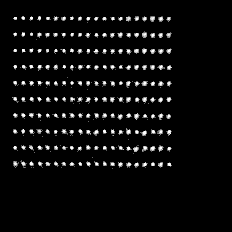
#> input picture qcos/cna/test/calib.png, 232 x 232 px
$ python -i auto_detection.py   (imports and definitions only)
#> lines starting #> are read from the running program, lines starting #| are printed output that depends on the picture
### cna/config/qcos_config_manager.py
#!/usr/bin/env python3
# -*- coding: utf-8 -*-
# ----------------------------------------------------------------------
# Copyright© 2024 China Mobile(SuZhou) Software Technology Co.,Ltd. All rights reserved.
#
# The programs cannot be copied and/or distributed without the express
# permission of China Mobile(SuZhou) Software Technology Co.,Ltd.
# Create by Kaiyu Yuan at 2024-09
# ------------------------


import ast
import configparser
from typing import List
import json
import os


class QcosConfigManager:
    """
    QCOS配置类，负责读取和管理配置信息
    """

    def __init__(self, config_path: str = "qcos_config.conf"):
        """
        初始化QCOSConfig实例

        参数:
        config_path (str): 配置文件路径，默认为"qcos_config.conf"
        """
        # 创建ConfigParser对象
        self.config = configparser.ConfigParser()
        # 配置config文件的绝对路径
        self.config_path = os.path.join(self.get_config_path(), config_path)
        # 读取配置文件
        with open(self.config_path, 'r', encoding='utf-8') as fp:
            self.config.read_file(fp)

    # [29 lines left out: functions get_log_dir, get_log_file_size, get_log_file_count, not called in this run]

    def get_config_path(self) -> str:
        """
        获取config的目录路径

        返回：
        str: config的目录路径
        """
        return os.path.dirname(os.path.abspath(__file__))

    # [1018 lines left out: functions get_original_openqasm_file_path, get_processing_openqasm_file_path, get_qubit_nums, get_shots_num, get_task_priority, get_task_type and 90 more, not called in this run]


qcos_configer = QcosConfigManager()

### cna/log/qcos_log.py
#!/usr/bin/env python3
# -*- coding: utf-8 -*-
# ----------------------------------------------------------------------
# Copyright© 2024 China Mobile(SuZhou) Software Technology Co.,Ltd.
# All rights reserved.
#
# The programs cannot be copied and/or distributed without the express
# permission of China Mobile(SuZhou) Software Technology Co.,Ltd.
# Create by Kaiyu Yuan at 2024-06
# ------------------------


import os
import re
import logging
import logging.handlers
from logging.handlers import BaseRotatingHandler
import configparser
from datetime import datetime
import inspect


class QCOSLogger(object):
    '''
    Logger 类
    '''
    # 保存单例实例
    _instance = None

    def __new__(cls, *args, **kwargs):
        # 如果实例不存在,则创建一个新实例
        if not cls._instance:
            cls._instance = super(QCOSLogger, cls).__new__(cls)
        return cls._instance

    def __init__(self, name='QCOS'):
        # 如果实例未初始化,则进行初始化
#> further down, picture is the input picture: shape (232, 232); min 0, max 255, mean 12.1
        if not hasattr(self, 'initialized'):
            self.name=name
            self.log_dir = None

            # 读取配置文件
            self.config = self._read_config()

            # 创建日志目录
            self._create_log_dir()

            # 创建日志记录器
            self.logger = logging.getLogger(name)
            self.logger.setLevel(logging.DEBUG)

            # 设置日志格式
            formatter = logging.Formatter(
                '[%(asctime)s] [%(levelname)s] %(message)s',
                '%Y-%m-%d %H:%M:%S')

            # 设置日志记录器的工厂方法,用于获取调用者的文件和行号信息
            #logging.setLogRecordFactory(self._log_record_factory)

            # 设置控制台处理器
            console_handler = logging.StreamHandler()
            console_handler.setLevel(logging.DEBUG)
            console_handler.setFormatter(formatter)
            self.logger.addHandler(console_handler)

            # 设置文件处理器
            file_handler = FileRotatingHandler(
                file_name=self._get_log_file_path(),
                max_bytes=self.config['log_file_size'],
                backup_count=self.config['log_file_count']
            )

            file_handler.setLevel(logging.INFO)
            file_handler.setFormatter(formatter)
            self.logger.addHandler(file_handler)

            # 标记实例已初始化
            self.initialized = True
            print('QCOSLogger initialized')
        else:
            print('QCOSLogger already initialized')

    # [16 lines left out: function _log_record_factory, not called in this run]

    def _read_config(self):
        """
        读取配置文件
        """

        # 获取当前文件的绝对路径，并构造配置文件的完整路径
        current_dir = os.path.dirname(os.path.abspath(__file__))
        config_path = os.path.normpath(
            os.path.join(current_dir, '../config/qcos_config.conf'))

        # 使用ConfigParser读取配置文件
        config = configparser.ConfigParser()
        with open(config_path, 'r', encoding='utf-8') as f:
            config.read_file(f)

        return {
            'log_dir': config.get('log', 'log_dir'),
            'log_file_size': config.getint('log', 'log_file_size'),
            'log_file_count': config.getint('log', 'log_file_count')
        }

    # [26 lines left out: functions _create_log_dir, _get_log_file_path, not called in this run]

    def debug(self, msg, *args, **kwargs):
        self.logger.debug(msg, *args, **kwargs)

    def info(self, msg, *args, **kwargs):
        self.logger.info(msg, *args, **kwargs)

    def warning(self, msg, *args, **kwargs):
        self.logger.warning(msg, *args, **kwargs)

    def error(self, msg, *args, **kwargs):
        self.logger.error(msg, *args, **kwargs)

    def critical(self, msg, *args, **kwargs):
        self.logger.critical(msg, *args, **kwargs)


class FileRotatingHandler(BaseRotatingHandler):
    """
    日志轮转处理器
    """

    # [111 lines left out: functions __init__, manage_log_rollover, _rename_base_filename, should_rollover, emit, not called in this run]

### cna/cna/core/emccd/functions/auto_detection.py
import json

import cv2
import numpy as np
import os
import shutil
import time
from qcos.cna.core.instrument.ni import NI
from qcos.cna.core.instrument.instrument_base import InstrumentBase
from qcos.cna.core.emccd.camera.TUCam import TUCAM_CAPTURE_MODES
from qcos.cna.core.emccd.camera.camera_dll import TucamDLL
from qcos.config.qcos_config_manager import qcos_configer
from qcos.log.qcos_log import QCOSLogger

# [1 line that did not run here, left out]


def in_interval(a, l, r):
    if (a >= l) and (a <= r):
        return True
    else:
        return False


def search_light_blocks(bin_data):
    n, m = bin_data.shape
    flag_grid = np.zeros((n, m), dtype='int')
    light_blocks = []
    for i in range(n):
        for j in range(m):
            if (not flag_grid[i, j]) and bin_data[i, j]:
                queue = [(i, j)]
                l = 0
                flag_grid[i, j] = 1
                x, y = i, j
                while l < len(queue):
                    x, y = queue[l]
                    for dx in range(-1, 2):
                        for dy in range(-1, 2):
                            if (dx, dy) != (0, 0):
                                x2 = x + dx
                                y2 = y + dy
                                if in_interval(x2, 0, n - 1) and in_interval(y2, 0, m - 1):
                                    if (not flag_grid[x2, y2]) and bin_data[x2, y2]:
                                        queue.append((x2, y2))
                                        flag_grid[x2, y2] = 1
                    l += 1

                light_blocks.append(tuple(queue))
    return light_blocks


def find_qubits(data, threshold_block=12, threshold=None):
    """
    This function is used to find ions in a given image data.

    The function applies a median blur to the image and calculates a threshold for binarization.
    Then, it searches for light blocks in the binarized image, and checks each light block.
    If a block contains more than a certain number of bright pixels, it is considered an ion and its center and radius are calculated.

    Parameters:

    data: np.array
        The input image data as a numpy array. It should be either grayscale (single-channel) or BGR (three-channel).
        The data type of the image MUST be np.float32.

    threshold_block: int, optional
        The minimum number of bright pixels that should be present in a block for it to be considered an ion.
        It is used to differentiate between noise points and light spots in the image.
        The default value is 12, meaning any block with more than 12 bright pixels will be considered as an ion.

    Returns:

    circles: list of tuples
        Each tuple represents a detected ion, where the first two elements are the x and y coordinates of the ion's center,
        and the third element is the calculated radius of the ion.
    """
#> called with threshold_block = 12
    n, m = data.shape
#> n = 232; m = 232
    if threshold is None:
        median = cv2.medianBlur(data, 5)
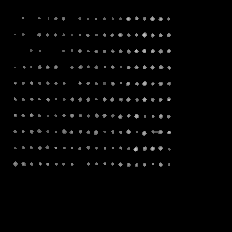
#> median: shape (232, 232); min 0, max 199, mean 4
        median = np.array(median, dtype='int')
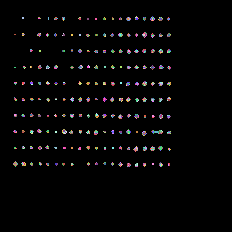
#> median: shape (232, 232) int64; 102 distinct labels, from 0 to 199; one colour per label, 0 black
        n, m = median.shape
        median_1D = median.reshape(n * m)

        median_1D = np.sort(median_1D)

        valley, peak = median_1D[10], median_1D[-10]
#> valley = 0; peak = 183

        truncate_high = median_1D[np.where(median_1D > (valley + peak) / 2)]
#> truncate_high = 1574 values from 92 to 199
        truncate_low = median_1D[np.where(median_1D <= (valley + peak) / 2)]

        hist_low, bins_low = np.histogram(a=truncate_low, bins=21)
#> hist_low = 21 values, max 51965 at index 0, min 0 at index 1, mean 2488.1; bins_low = 22 values from 0 to 91
        hist_high, bins_high = np.histogram(a=truncate_high, bins=21)
#> hist_high = 21 values, max 190 at index 0, min 0 at index 19, mean 74.95; bins_high = 22 values from 92 to 199

        max_index_low = np.argmax(hist_low)
#> max_index_low = 0
        max_index_high = np.argmax(hist_high)
#> max_index_high = 0
        max_low = (bins_low[max_index_low] + bins_low[max_index_low + 1]) / 2
#> max_low = 2.17
        max_high = (bins_high[max_index_high] + bins_high[max_index_high + 1]) / 2
#> max_high = 94.55
        threshold = (max_low + max_high) / 2
#> threshold = 48.36
    # print("binaryzation threshold = ", threshold)
    # print(hist_high)
    # 得到threshold之后，做二值化处理(binarization)
    bin_data = np.zeros((n, m), dtype='int')
    bin_data[np.where(data > threshold)] = 1

    light_blocks = search_light_blocks(bin_data)

    circles = []
    for block in light_blocks:
        if len(block) > threshold_block:
            # we find a circle!
            sum_xy = np.sum(np.array(block), 0)
            avrg_x = sum_xy[0] / len(block)
            avrg_y = sum_xy[1] / len(block)
            r = 0
            for x, y in block:
                if (x - avrg_x) ** 2 + (y - avrg_y) ** 2 > r ** 2:
                    r = ((x - avrg_x) ** 2 + (y - avrg_y) ** 2) ** 0.5
            if r < min(n, m) / 3:
                circles.append((avrg_x, avrg_y, r))
    # print(len(circles))
    # print(circles)
    return adjust_position(circles)


def adjust_position(ion_list, axes=0, interval=10):
    """调整比特位置，

    Args:
        ion_list (_type_): 比特位置列表
        axes (int, optional): 将比特位置按axes排序，x为0， y为1
        interval (int, optional): 相邻两个坐标差，一般x轴相差10以上，y轴相差5以上
    """
#> called with axes = 0, interval = 10
    ion_list.sort(key=lambda e: e[axes])
    new_position_list = []
    l = 0
    ion_list.append([2048, 2048, 0])
    for i in range(1, len(ion_list)):
        if abs(ion_list[i][axes] - ion_list[l][axes]) > interval:
            tmp = ion_list[l:i]
            tmp.sort(key=lambda e: e[1 - axes])
            new_position_list += tmp
            l = i
#> after the loop, l = 189
    return np.array(new_position_list)


# [141 lines left out: functions get_position, get_all_qubits_png, get_multiple_img, not called in this run]


# [3 lines not run here, left out]

>>> import cv2
>>> picture = cv2.imread('../../../../../qcos/cna/test/calib.png', cv2.IMREAD_GRAYSCALE)
>>> result = find_qubits(picture)
#> result = 189 rows, first 8: [17.62, 22.62, 1.96], [17.79, 38.86, 2.22], [18.08, 47.69, 2.49], [18.05, 55.37, 2.83], [18.21, 63.05, 2.4], [18.25, 79.44, 2.32], [18.29, 87.79, 2.56], [18.29, 95.79, 2.56]
